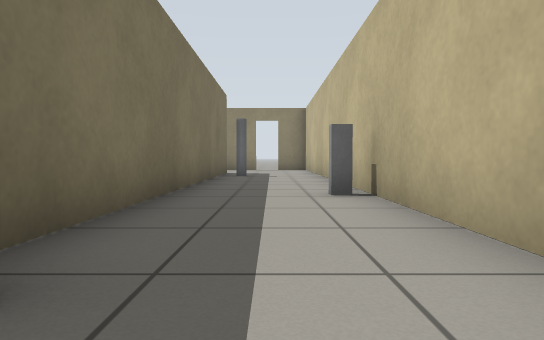
View 1 (above)

23 first-person views from a walk through a Gazebo world. The camera is 0.5 m above the floor, tilts 2° down and sees 75° across. The floor is counted in squares, 1 m on a side. Each view is taken from the middle of a square. On the plan, view 1 faces up. The plan holds only what a view shows up to about 9 squares ahead; the rest is blank.

View 2
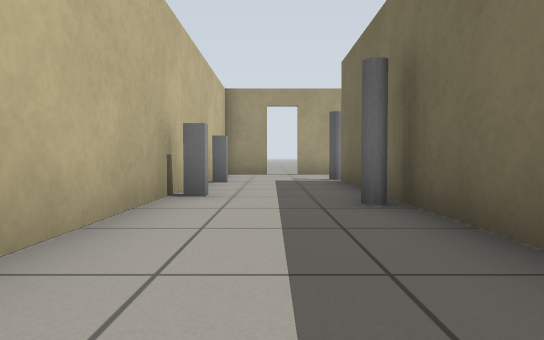

View 3
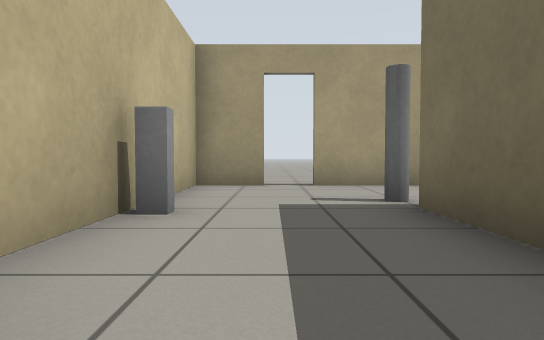

View 4
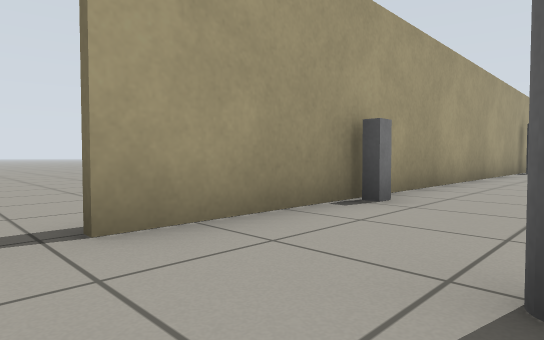

View 5
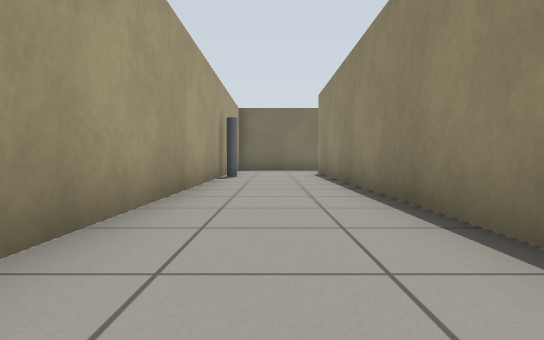

View 6
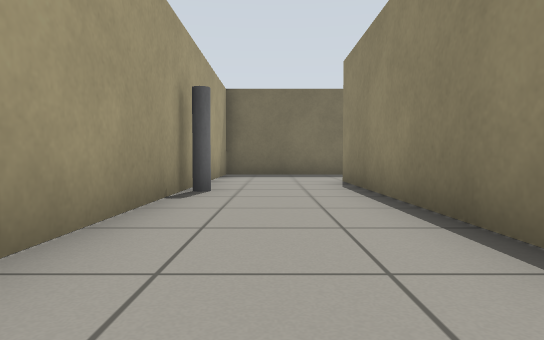

View 7
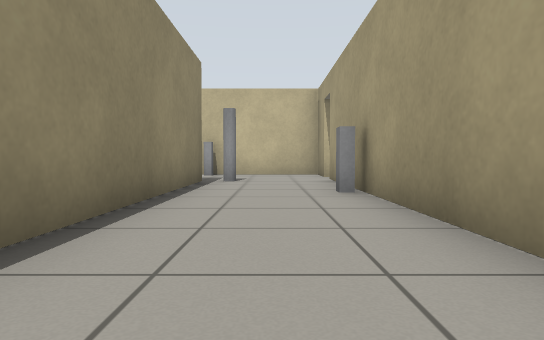

View 8
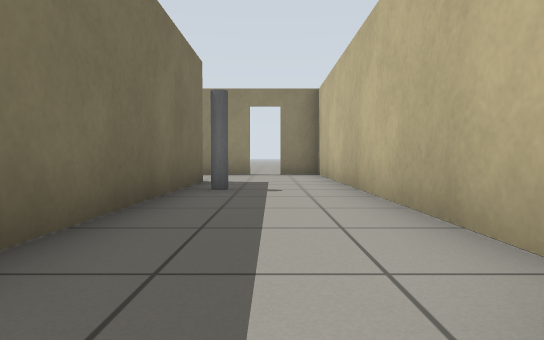

View 9
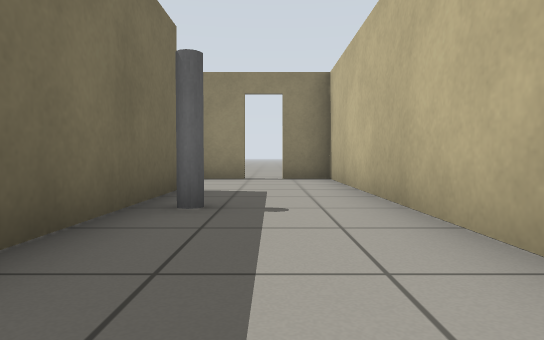

View 10
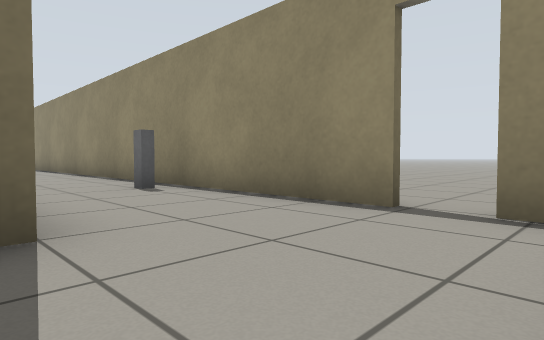

View 11
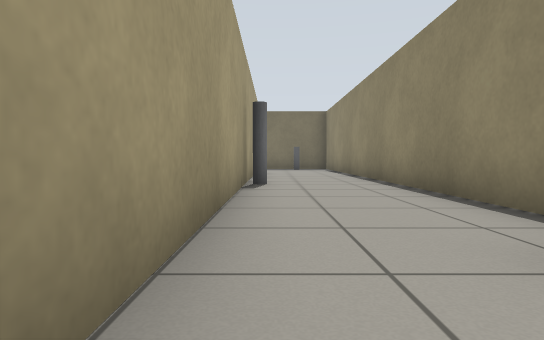

View 12
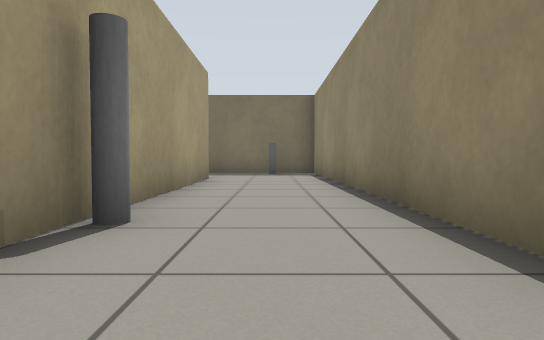

View 13
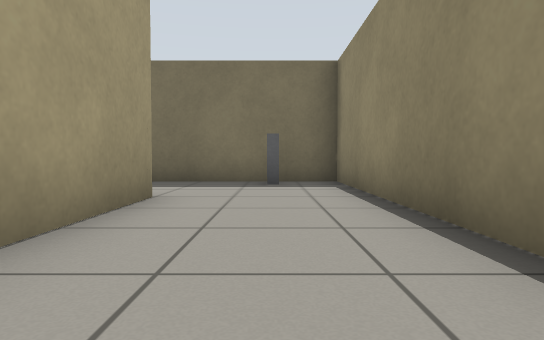

View 14
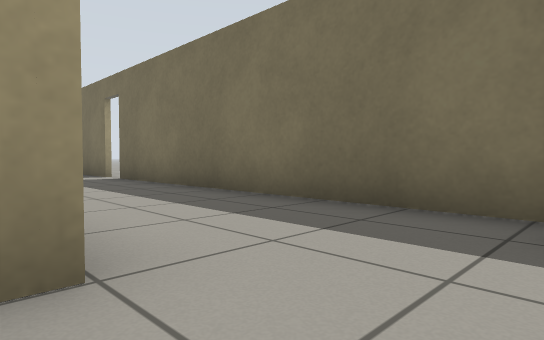

View 15
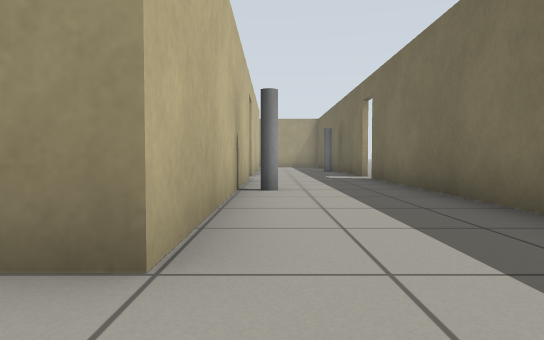

View 16
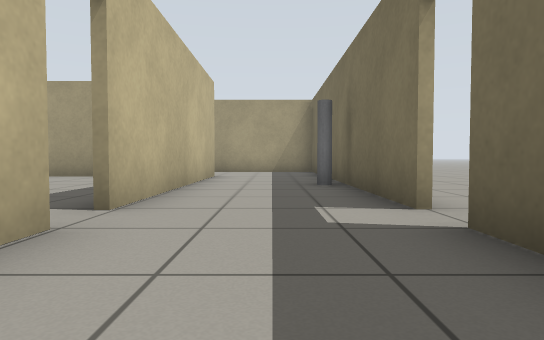

View 17
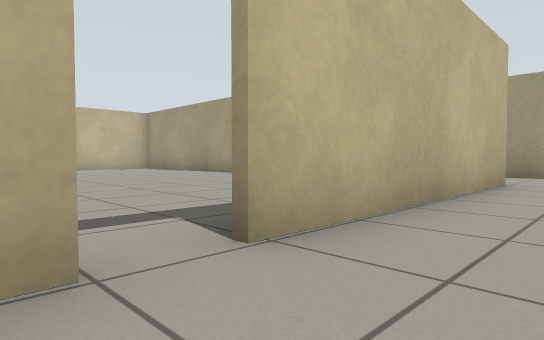

View 18
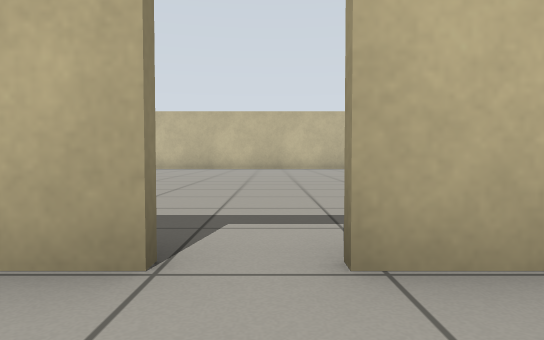

View 19
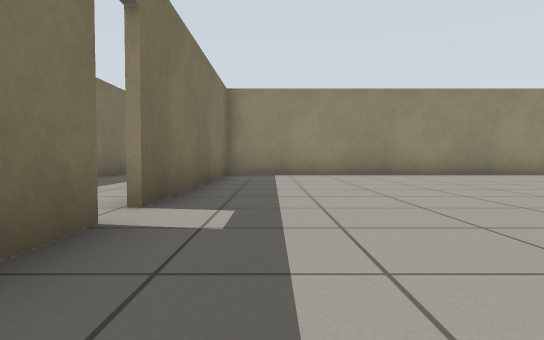

View 20
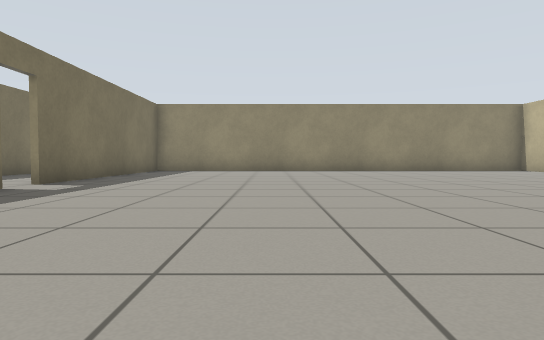

View 21
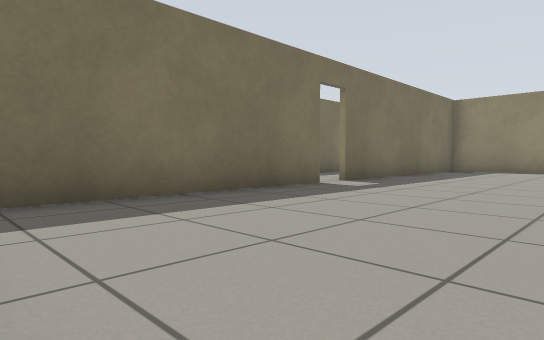

View 22
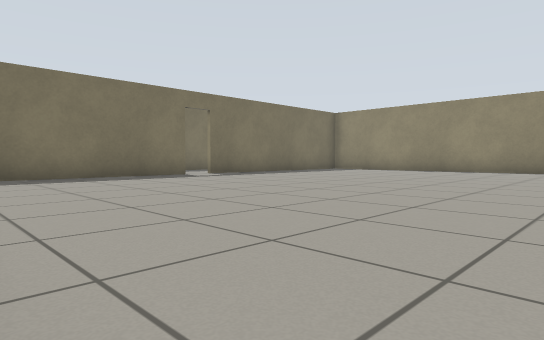

View 23
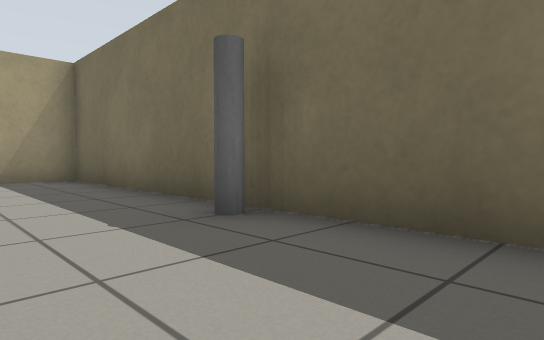

### Floor plan
Points are (right, up) in squares from view 1. A wall is a line through its corners. A room is listed if a view was taken in it or the views show most of it. See-through windows are left out.
Room 1 (views 1, 2, 3, 4, 5, 6, 7, 8, 9, 10)
walls: (0.1, -5.3) (1.4, -5.3) (1.4, 11.4); (-3.5, -5.3) (-0.8, -5.3); (-1.5, 11.5) (-1.5, -2.5) (-13.5, -2.5); (-12.5, -5.3) (-4.5, -5.3)
ways out: opening at (0.5, 11) to room 2; opening at (-14.5, -4) to room 3; open door at (-0.5, -5)
objects: grey pole (-1, -3); grey pole (-1, 1); grey pole (-1, 10); grey post (1, -2); grey post (1, 0); grey post (1, 5)
Room 2 (views 11, 12, 13, 14, 15)
walls: (-15.5, 7.5) (-15.5, 11.5) (-3.6, 11.5); (-0.6, 14.4) (-17.4, 14.4); (-18.4, 12.4) (-18.4, 7.5); (1.4, 11.4) (1.4, 14.4) (0.3, 14.4)
ways out: opening at (0.5, 11) to room 1; opening at (-17, 7) to room 3; open door at (0, 14.5)
objects: grey pole (-16, 8); grey pole (-10, 12); grey post (-5, 14)
Room 3 (views 16, 17, 18, 23)
walls: (-18.4, 0.4) (-18.4, -5.3) (-13.4, -5.3); (-15.5, 4.5) (-15.5, 7.5); (-18.4, 3.6) (-18.4, 1.6); (-13.5, -2.5) (-15.5, -2.5) (-15.5, 3.7); (-18.4, 7.5) (-18.4, 4.5)
ways out: opening at (-14.5, -4) to room 1; opening at (-17, 7) to room 2; open door at (-15, 4) to room 4
Room 4 (views 19, 20, 21, 22)
walls: (-15.3, 3.7) (-15.3, -1.5); (-15.3, 10.1) (-15.3, 4.5)
ways out: open door at (-15, 4) to room 3

Where each view was taken, in squares from view 1:
view 1: 0 up, 0 right, facing up
view 2: 5 up, 0 right, facing down
view 3: 1 up, 0 right, facing down
view 4: 3 down, 0 right, facing down-left
view 5: 4 down, 4 left, facing left
view 6: 4 down, 8 left, facing left
view 7: 4 down, 9 left, facing right
view 8: 4 up, 0 right, facing up
view 9: 6 up, 0 right, facing up
view 10: 11 up, 1 right, facing up-left
view 11: 12 up, 3 left, facing left
view 12: 13 up, 7 left, facing left
view 13: 13 up, 11 left, facing left
view 14: 13 up, 15 left, facing down-left
view 15: 13 up, 16 left, facing down
view 16: 7 up, 17 left, facing down
view 17: 5 up, 17 left, facing down-right
view 18: 4 up, 17 left, facing right
view 19: 1 up, 14 left, facing up
view 20: 2 down, 11 left, facing up
view 21: 2 down, 11 left, facing up-left
view 22: 2 down, 6 left, facing up-left
view 23: 3 up, 16 left, facing down-left
